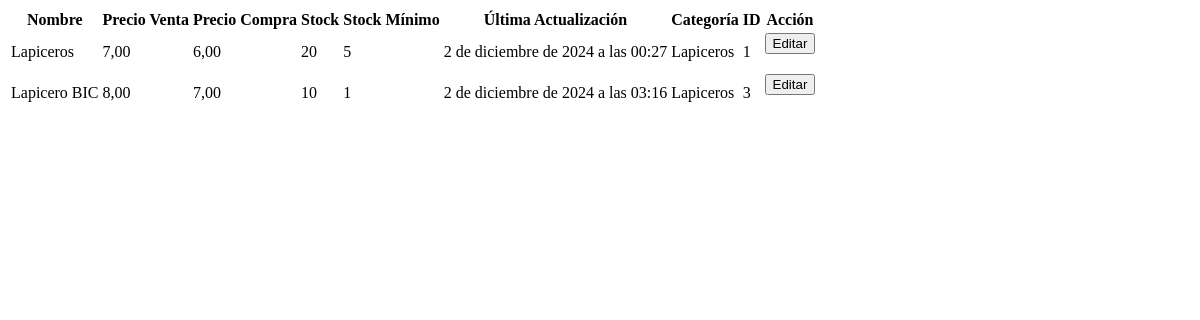
The page /products/inventory/ (signed in) on the database as committed earlier.
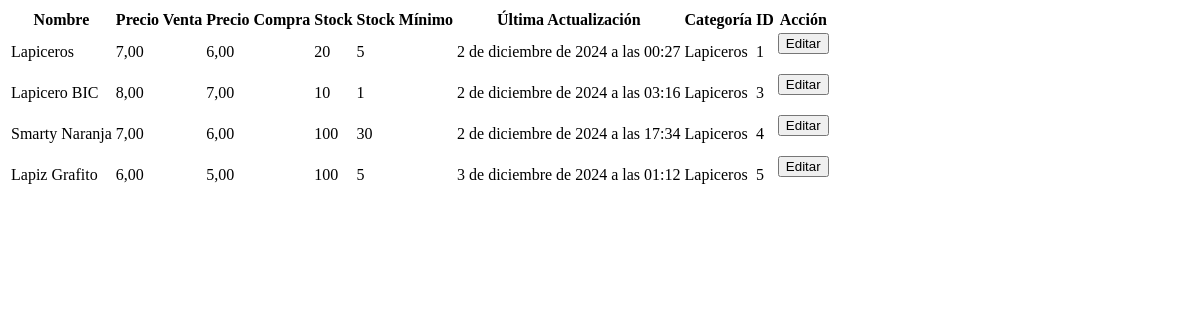
The same page on the database as committed later.
### backend/models.py (models this page shows, shortened)
class Producto(models.Model):
    nombre = models.CharField(max_length=100)
    precio_venta = models.DecimalField(max_digits=10, decimal_places=2)
    precio_compra = models.DecimalField(max_digits=10, decimal_places=2)
    descripcion = models.TextField(blank=True, null=True)
    stock_minimo = models.IntegerField()
    stock = models.IntegerField()
    ultima_actualizacion = models.DateTimeField(auto_now_add=True)
    categoria = models.ForeignKey(Categoria, on_delete=models.CASCADE)
    proveedores = models.ManyToManyField(Proveedor, through='ProductoProveedor')
    imagen = models.ImageField(upload_to='productos/', blank=True, null=True)

class Categoria(models.Model):
    nombre = models.CharField(max_length=100)
    descripcion = models.TextField(blank=True, null=True)
    created_by = models.ForeignKey(User, on_delete=models.CASCADE)
    imagen = models.ImageField(upload_to='categorias/', blank=True, null=True)
    def __str__(self):
        return self.nombre

### backend/views.py (the view)
# urls.py: path('products/inventory/', login_required(Inventory), name='Inventory'),
def Inventory(request):
    items = Producto.objects.all()
    if request.method == 'POST':
        pass
    else:
        return render(request, 'Inventory.html', {'items':items})

### backend/templates/Inventory.html
<table>
    <thead>
        <tr>
            <th>Nombre</th>
            <th>Precio Venta</th>
            <th>Precio Compra</th>
            <th>Stock</th>
            <th>Stock Mínimo</th>
            <th>Última Actualización</th>
            <th>Categoría</th>
            <th>ID</th>
            <th>Acción</th>
        </tr>
    </thead>
    <tbody>
        {% for item in items %}
        <tr>
            <td>{{ item.nombre }}</td>
            <td>{{ item.precio_venta }}</td>
            <td>{{ item.precio_compra }}</td>
            <td>{{ item.stock }}</td>
            <td>{{ item.stock_minimo }}</td>
            <td>{{ item.ultima_actualizacion }}</td>
            <td>{{ item.categoria }}</td>
            <td>{{ item.id }}</td>
            <td>
                <form method="get" action="/products/edit/{{ item.id }}/">
                    <button type="submit">Editar</button>
                </form>
            </td>
        </tr>
        {% endfor %}
    </tbody>
</table>

Rows that differ between the two databases and show on the page:
added Producto: nombre "Smarty Naranja", precio_venta "7,00", precio_compra "6,00", stock "100", stock_minimo "30", ultima_actualizacion "2 de diciembre de 2024 a las 17:34", categoria "Lapiceros", id "4"
added Producto: nombre "Lapiz Grafito", precio_venta "6,00", precio_compra "5,00", stock "100", stock_minimo "5", ultima_actualizacion "3 de diciembre de 2024 a las 01:12", categoria "Lapiceros", id "5"
